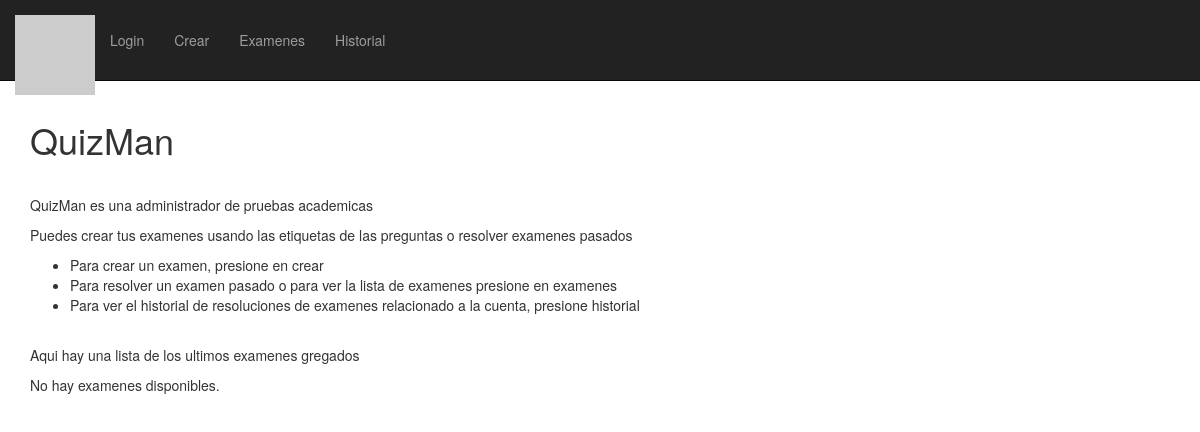
The app's page /, older data.
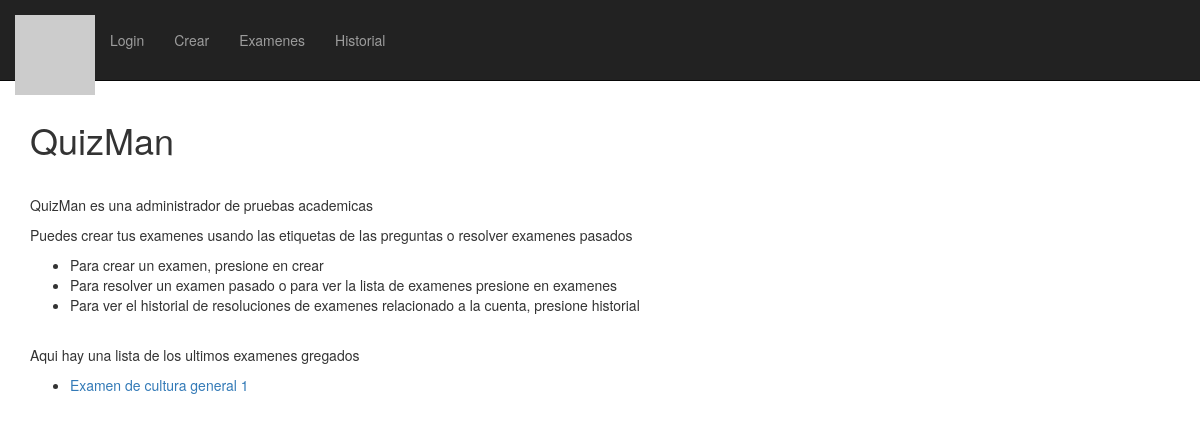
The same page, newer data.
### exams/models.py (models this page shows, shortened)
class Exam(models.Model):
    exam_name = models.CharField(max_length=200)
    pub_date = models.DateTimeField("Date published", default=datetime.now)

### QuizMan/views.py (the view)
# urls.py: url(r'^', views.index, name='index'),
def index(request):
    latest_exam_list = Exam.objects.order_by('-pub_date')[:5]
    for exam in latest_exam_list:
        print(exam.exam_name)
    context = {
        'latest_exam_list': latest_exam_list
    }
    return render(request, './index.html', context)

### templates/index.html (shortened to what this page needs)
{% extends "base.html" %}
{% block header %}QuizMan{% endblock %}
{% block content %}
    <p>QuizMan es una administrador de pruebas academicas<p>
    <p>Puedes crear tus examenes usando las etiquetas de las preguntas o resolver examenes pasados<p>
    <ul>
        <li>Para crear un examen, presione en crear</li>
        <li>Para resolver un examen pasado o para ver la lista de examenes presione en examenes</li>
        <li>Para ver el historial de resoluciones de examenes relacionado a la cuenta, presione historial</li>
    </ul>
    <br />
    <p>Aqui hay una lista de los ultimos examenes gregados<p>
    {% if latest_exam_list %}
        <ul>
        {% for exam in latest_exam_list %}
            <li><a href="{% url 'exams:detail' exam.id %}">{{ exam.exam_name }}</a></li>
        {% endfor %}
        </ul>
    {% else %}
        <p>No hay examenes disponibles.</p>
    {% endif %}
{% endblock %}

Row changes from the older to the newer data that the page shows:
added Exam: exam_name "Examen de cultura general 1"
Text that changed along with them:
text no longer shown: "No hay examenes disponibles."
